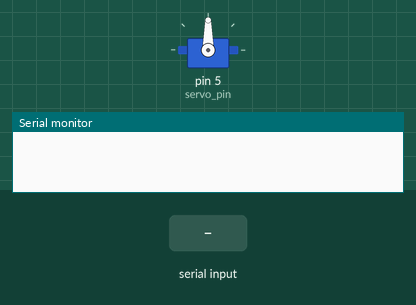
A sketch run on a simulated Arduino Uno, built with avr-gcc and run on an emulated ATmega328P. Shown: servo, the last lines printed to the serial monitor. The test bench sets the inputs (shaded band).

Above: at 1.2 s.
1.3 s: "1" received over the second serial link
At 2.5 s:
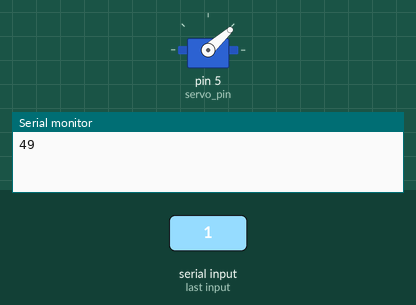
2.8 s: "0" received over the second serial link
At 3.7 s:
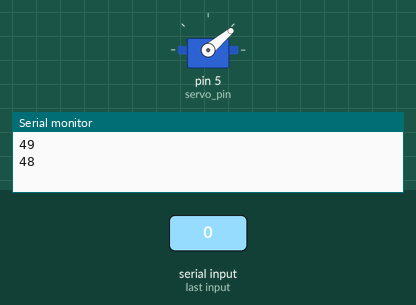
Timing chart, 0 to 5.8 s (numbered marks = the images above; inputs shaded):
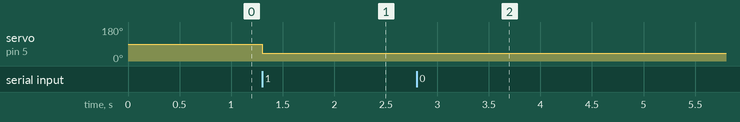

The sketch:

servo_with_bluetooth.ino
```cpp
/* This script controls the servo via the bluetooth.
The value of the servo degree is given via the bluetooth. */


#include "Servo.h"
#include "SoftwareSerial.h"

Servo my_servo;
SoftwareSerial my_bluetooth(4, 3);  // pass bluetooth pins

int servo_pin = 5;


void setup() {
  Serial.begin(9600);        // initiate serial communication
  my_bluetooth.begin(9600);  // initiate bluetooth communication
  my_servo.attach(servo_pin);
}


void loop() {
  if (my_bluetooth.available()) {               // if bluetooth is available to connect
    int bluetooth_input = my_bluetooth.read();  // read character from bluetooth
    Serial.println(bluetooth_input);            // serial display

    int degree = map(bluetooth_input, 0, 9, 0, 180);  // map data to degrees
    my_servo.write(degree);                           // rotate to an arbitrary angle
  }
}
```

Measured:
- after the input at 1.3 s, servo on pin 5 (servo_pin): 90° → 42° at once
- after the input at 2.8 s, servo on pin 5 (servo_pin): 42° → 40° at once
